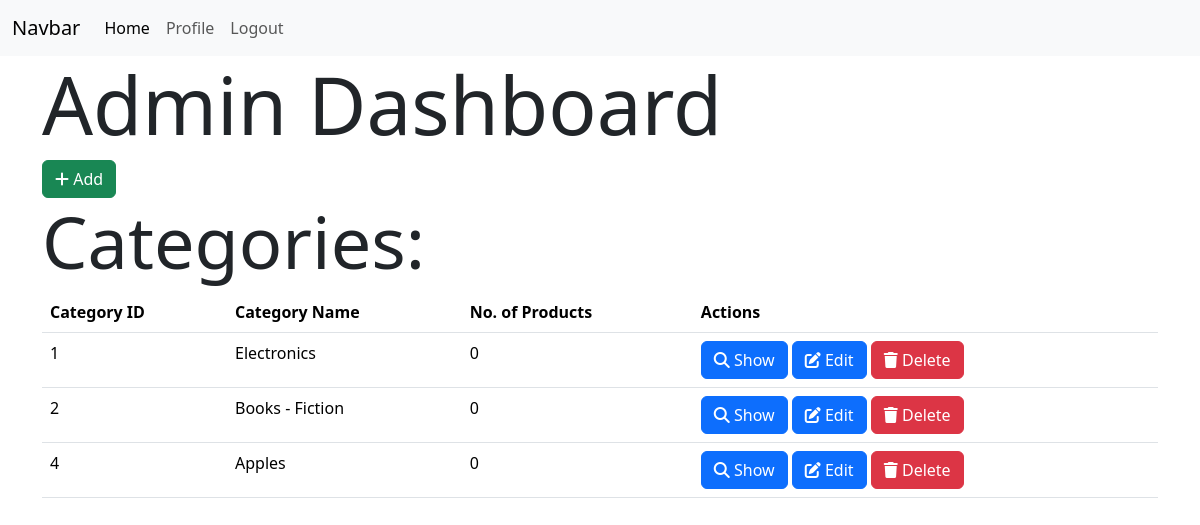
The page /admin (signed in) on the database as committed earlier.
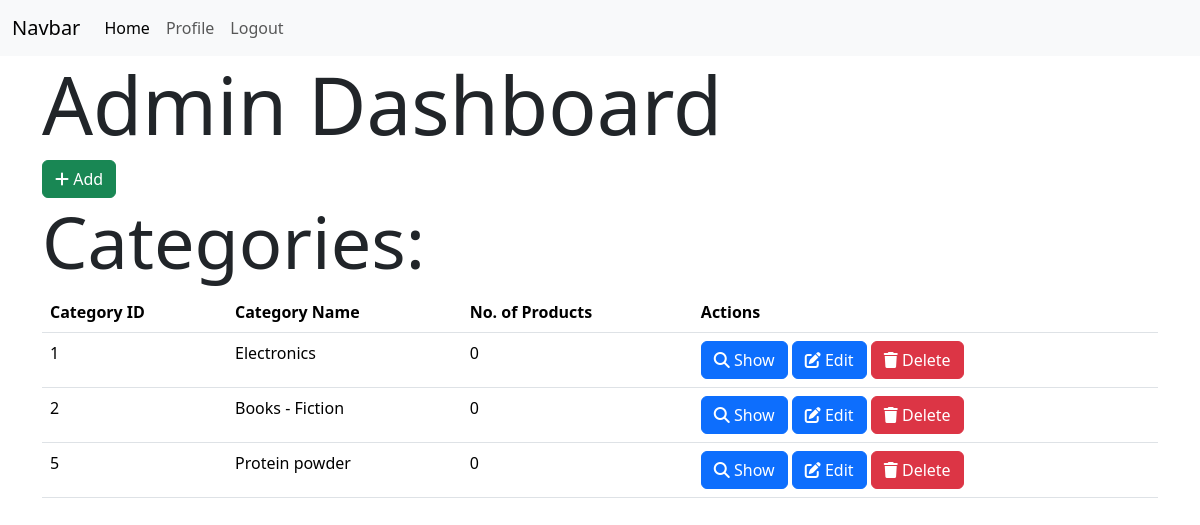
The same page on the database as committed later.
### models.py (models this page shows)
class Category(db.Model):
    id = db.Column(db.Integer, primary_key=True)
    name = db.Column(db.String(32), unique=True)
    products = db.relationship('Product', backref='category', lazy=True)

### routes.py (the view)
@app.route('/admin')
@admin_required
def admin():
    categories = Category.query.all()
    return render_template('admin.html', categories=categories)

### routes.py (called while the page is built)
def admin_required(func):
    @wraps(func)
    def inner(*args, **kwargs):
        if 'user_id' not in session:
            flash('Please login to continue')
            return redirect(url_for('login'))
        user = User.query.get(session['user_id'])
        if not user.is_admin:
            flash('You are not authorized to access this page')
            return redirect(url_for('index'))
        return func(*args, **kwargs)
    return inner

### templates/admin.html (shortened to what this page needs)
{% extends 'layout.html'%}
{% block content %}
<h1 class="display-1">Admin Dashboard</h1>
<a href="{{url_for('add_category')}}" class="btn btn-success">
    <i class="fas fa-plus"></i>
    Add</a>
<h2 class="display-2">Categories:</h2>
<table class="table">
    <thread>
        <tr>
            <th>Category ID</th>
            <th>Category Name</th>
            <th>No. of Products</th>
            <th>Actions</th>
        </tr>
    </thread>
    <tbody>
        {% for category in categories %}
    <tr>
        <td>{{category.id}}</td>
        <td>{{category.name}}</td>
        <td>{{category.products|length}}</td>
        <td>
            <a href="{{url_for('show_category', id=category.id)}}" class="btn btn-primary">
                <i class="fas fa-search   "></i>
                Show
            </a>
            <a href="{{url_for('edit_category', id=category.id)}}" class="btn btn-primary">
                <i class="fas fa-edit   "></i>
                Edit
            </a>
            <a href="{{url_for('delete_category', id=category.id)}}" class="btn btn-danger">
                <i class="fas fa-trash   "></i>
                Delete
            </a>
        </td>
    </tr>
    {% endfor %}
    </tbody>
</table>
{% endblock %}

### templates/layout.html (shortened to what this page needs)
<!DOCTYPE html>
<html lang="en">
<head>
    <link href="https://cdn.jsdelivr.net/npm/bootstrap@5.3.3/dist/css/bootstrap.min.css" rel="stylesheet">
</head>
<body>
{% include 'navbar.html' with context %}
<div class="container">
{% block content %}
{% endblock %}
</div>
    <link rel="stylesheet" href="https://cdnjs.cloudflare.com/ajax/libs/font-awesome/6.6.0/css/all.min.css" />
</body>
</html>

### templates/navbar.html (shortened to what this page needs)
<nav class="navbar navbar-expand-lg bg-body-tertiary">
    <div class="container-fluid">
      <a class="navbar-brand" href="#">Navbar</a>
      <div class="collapse navbar-collapse" id="navbarNav">
        <ul class="navbar-nav">
            {% if 'user_id' in session %}
              <li class="nav-item">
                <a class="nav-link active" aria-current="page" href="{{url_for('index')}}">Home</a>
              </li>
              <li class="nav-item">
                <a class="nav-link" href="{{url_for('profile')}}">Profile</a>
              </li>
              <li class="nav-item">
                <a class="nav-link" href="{{url_for('logout')}}">Logout</a>
              </li>
            {% endif %}
        </ul>
      </div>
    </div>
  </nav>

Rows that differ between the two databases and show on the page:
removed Category: id "4", name "Apples", products|length "0"
added Category: id "5", name "Protein powder", products|length "0"
